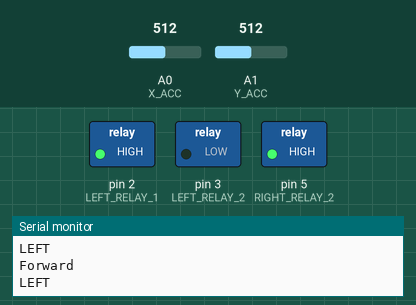
Simulated run of this sketch. Board: Arduino Uno, built with avr-gcc and run on an emulated ATmega328P. Parts: switched loads named in the sketch (green lamp = pin HIGH), the last lines printed to the serial monitor. The inputs (shaded band) are chosen by the test bench; at power-on: A1 (Y_ACC) = 512, A0 (X_ACC) = 512. Pins used as bus, display or sensor lines are not drawn.

Above: at 4.2 s.
4.3 s: A1 (Y_ACC) set to 403
5.8 s: A1 (Y_ACC) set to 379
At 7.0 s:
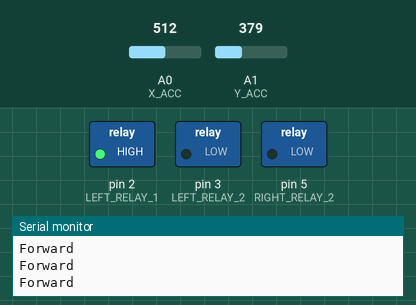
7.3 s: A0 (X_ACC) set to 396
8.8 s: A0 (X_ACC) set to 381
At 9.7 s:
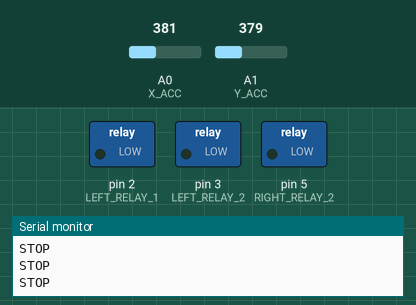
10.7 s: A1 (Y_ACC) set to 299
12.2 s: A1 (Y_ACC) set to 278
At 12.6 s:
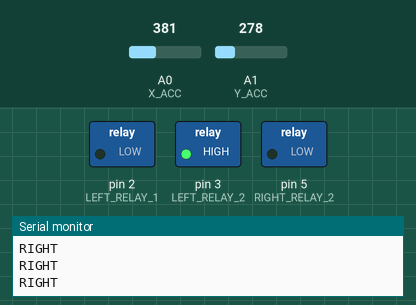
Timing chart, 0 to 14.7 s (numbered marks = the images above; inputs shaded):
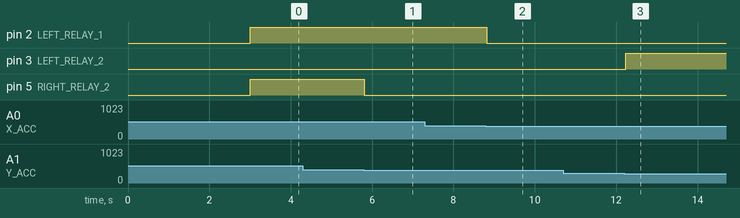

The sketch:

RelayBasedMotorControl.ino
```cpp
//!!AUM!!

#define LEFT_RELAY_1        2
#define LEFT_RELAY_2        3
#define RIGHT_RELAY_1       4
#define RIGHT_RELAY_2       5
#define X_ACC               A0
#define Y_ACC               A1

void setup()
{ Serial.begin(9600);
  pinMode(LEFT_RELAY_1,OUTPUT);
  pinMode(LEFT_RELAY_2,OUTPUT);
  pinMode(RIGHT_RELAY_1,OUTPUT);
  pinMode(RIGHT_RELAY_2,OUTPUT);
  digitalWrite(LEFT_RELAY_1,LOW);
  digitalWrite(LEFT_RELAY_2,LOW);
  digitalWrite(RIGHT_RELAY_1,LOW);
  digitalWrite(RIGHT_RELAY_2,LOW);
  delay(3000);
}

#define X_LOW       290
#define X_HIGH      390
#define Y_LOW       290
#define Y_HIGH      390

void loop()
{ unsigned int X_acc_adc = 0,Y_acc_adc = 0;
  X_acc_adc = analogRead(X_ACC);
  Y_acc_adc = analogRead(Y_ACC);

  if(X_acc_adc < X_LOW)
  {   digitalWrite(LEFT_RELAY_1,LOW);
      digitalWrite(LEFT_RELAY_2,HIGH);
      digitalWrite(RIGHT_RELAY_1,LOW);
      digitalWrite(RIGHT_RELAY_2,HIGH);
      Serial.println("Backward");
  }
  if(X_acc_adc > X_HIGH)
  {   digitalWrite(LEFT_RELAY_1,HIGH);
      digitalWrite(LEFT_RELAY_2,LOW);
      digitalWrite(RIGHT_RELAY_1,HIGH);
      digitalWrite(RIGHT_RELAY_2,LOW);
      Serial.println("Forward");
  }
  if(Y_acc_adc < Y_LOW)
  {   digitalWrite(LEFT_RELAY_1,LOW);
      digitalWrite(LEFT_RELAY_2,HIGH);
      digitalWrite(RIGHT_RELAY_1,HIGH);
      digitalWrite(RIGHT_RELAY_2,LOW);
      Serial.println("RIGHT");
  }
  if(Y_acc_adc > Y_HIGH)
  {   digitalWrite(LEFT_RELAY_1,HIGH);
      digitalWrite(LEFT_RELAY_2,LOW);
      digitalWrite(RIGHT_RELAY_1,LOW);
      digitalWrite(RIGHT_RELAY_2,HIGH);
      Serial.println("LEFT");
  }
  if((X_acc_adc > X_LOW)&&(X_acc_adc < X_HIGH)&&(Y_acc_adc > Y_LOW)&&(Y_acc_adc < Y_HIGH))
  {   digitalWrite(LEFT_RELAY_1,LOW);
      digitalWrite(LEFT_RELAY_2,LOW);
      digitalWrite(RIGHT_RELAY_1,LOW);
      digitalWrite(RIGHT_RELAY_2,LOW);
      Serial.println("STOP");
  }

//  Serial.println("X "+String(X_acc_adc)+" Y "+String(Y_acc_adc));
  delay(100);
}
```

Measured:
- the behaviour switches between 391 and 390 on A1 (Y_ACC) (found by bisection; images 0 and 1)
- the behaviour switches between 390 and 389 on A0 (X_ACC) (found by bisection; images 1 and 2)
- the behaviour switches between 290 and 289 on A1 (Y_ACC) (found by bisection; images 2 and 3)
- after the input at 5.8 s, pin 5 (RIGHT_RELAY_2): HIGH → LOW at once
- after the input at 8.8 s, pin 2 (LEFT_RELAY_1): HIGH → LOW at once
- after the input at 12.2 s, pin 3 (LEFT_RELAY_2): LOW → HIGH at once
